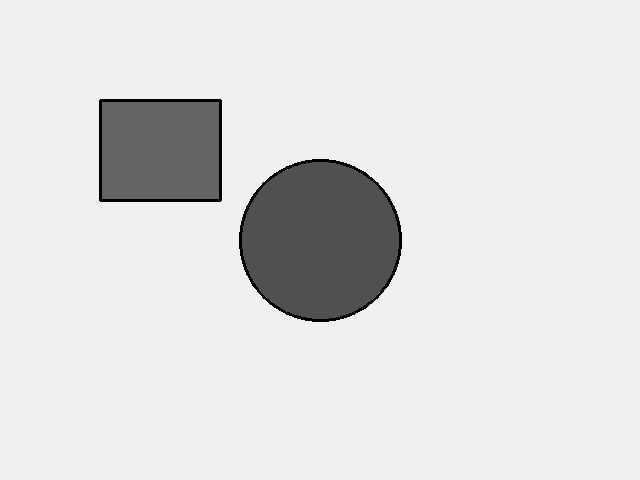
#> input picture 2Line Following, Character Recognition & Basic Measurement/2025C/samples/sim_targets.png, 640 x 480 px
$ python -i '#黑框四边形检测 (find_screen_quad).py'   (imports and definitions only)
#> lines starting #> are read from the running program, lines starting #| are printed output that depends on the picture; after the words box and inside, x2 and y2 are one past the last pixel; in counts of white or black regions, pixels touching at a corner belong together
#> further down, picture is the input picture: shape (480, 640, 3); min 0, max 240, mean 222.6
#黑框四边形检测 (find_screen_quad)
import cv2
import numpy as np

def find_and_order_screen_quad(frame):
    """
    输入：包含屏幕和背景的 BGR 全景图
    输出：排序后的 4 个顶点 [[TL], [TR], [BR], [BL]]
    """
    # --- 操作 1: 预处理与轮廓检测 ---
    gray = cv2.cvtColor(frame, cv2.COLOR_BGR2GRAY)
    blurred = cv2.GaussianBlur(gray, (5, 5), 0)
    edged = cv2.Canny(blurred, 75, 200)
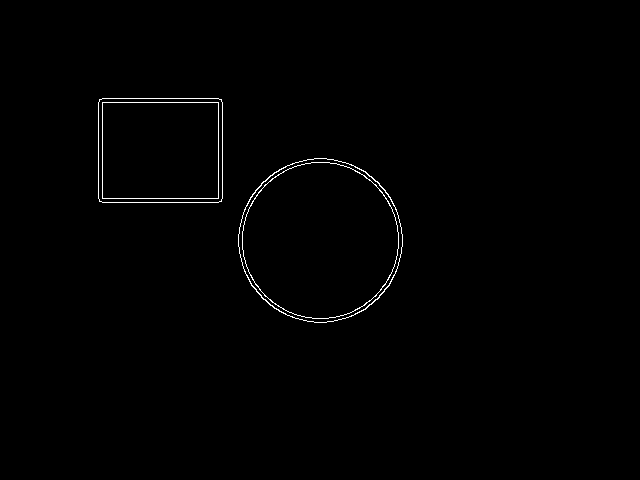
#> edged: shape (480, 640); 0.64% white in thin lines or dots, all inside (x1, y1, x2, y2) = (98, 98, 403, 323)

    # 寻找轮廓并取面积最大的前 5 个
    cnts, _ = cv2.findContours(edged, cv2.RETR_EXTERNAL, cv2.CHAIN_APPROX_SIMPLE)
#> cnts = 2 contours; box (x1, y1, x2, y2) and area: (238, 158, 403, 323) 20956, (98, 98, 223, 203) 12872
    cnts = sorted(cnts, key=cv2.contourArea, reverse=True)[:5]

    screen_pts = None
    for c in cnts:
        # 逼近多边形
        peri = cv2.arcLength(c, True)
        approx = cv2.approxPolyDP(c, 0.02 * peri, True)
        # 如果是四边形，则认为是屏幕
        if len(approx) == 4:
            screen_pts = approx.reshape(4, 2)
            break
#> this loop made 2 passes
#> (peri, screen_pts) on pass 2: (451.3, [[99, 99], [99, 201], [221, 201], [221, 99]])
#> peri on pass 1: 543.5

    if screen_pts is None:
        return None

    # --- 操作 2: 顶点排序 (核心数学逻辑) ---
    # 准备一个 4x2 的矩阵来保存排序后的点
    rect = np.zeros((4, 2), dtype="float32")

    # 左上角 (TL) 的 x+y 之和最小，右下角 (BR) 的 x+y 之和最大
    s = screen_pts.sum(axis=1)
#> s = [198, 300, 422, 320]
    rect[0] = screen_pts[np.argmin(s)]  # Top-Left
    rect[2] = screen_pts[np.argmax(s)]  # Bottom-Right

    # 右上角 (TR) 的 y-x 之差最小，左下角 (BL) 的 y-x 之差最大
    diff = np.diff(screen_pts, axis=1)
#> diff = [0, 102, -20, -122]
    rect[1] = screen_pts[np.argmin(diff)] # Top-Right
    rect[3] = screen_pts[np.argmax(diff)] # Bottom-Left

    return rect
'''
干什么：
    从复杂的背景（墙壁、桌子、杂物）中提取出目标屏幕的四个顶点坐标。
进行了什么操作：
    二值化/边缘检测：通过 cv2.Canny 或阈值处理提取画面线条。
    轮廓发现：找到最大的闭合轮廓（通常假设屏幕是画面中最大的矩形物体）。
    多边形逼近 (cv2.approxPolyDP)：将弯曲的轮廓简化为折线。如果逼近结果刚好是 4 个点，说明找到了四边形。
    顶点排序（核心逻辑）：
        计算四个点的 $(x+y)$：
            最小值是左上角 (Top-Left)，最大值是右下角 (Bottom-Right)。
        计算四个点的 $(y-x)$：
            最小值是右上角 (Top-Right)，最大值是左下角 (Bottom-Left)。
为什么：
    确定有效区域：
        摄像头视野（FOV）往往比屏幕大很多。不限制边界，墙上的反光也会被误认为激光。
    防止图像颠倒：
        approxPolyDP 返回的点可能顺时针也可能逆时针，起始点也不固定。如果不排序，后续变换出来的画面可能是倒着的或镜像的。

输入：包含屏幕和背景的全景图。
操作：利用 x+y 和 y-x 的数学特性强制对顶点排序。
输出：确定了“左上、右上、右下、左下”顺序的四个物理顶点。
'''

>>> import cv2
>>> picture = cv2.imread('../../../../2Line Following, Character Recognition & Basic Measurement/2025C/samples/sim_targets.png')
>>> result = find_and_order_screen_quad(picture)
#> result = [[99, 99], [221, 99], [221, 201], [99, 201]]
